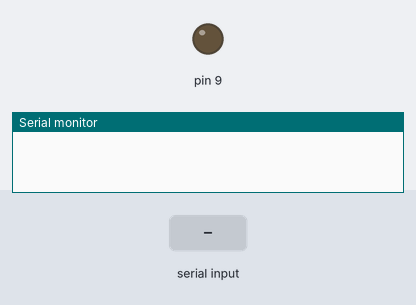
Recording of a sketch running on a simulated Arduino Uno, built with avr-gcc and run on an emulated ATmega328P. Parts: output pins drawn as LEDs (lit = HIGH), the last lines printed to the serial monitor. Inputs (shaded band) come from the test bench.

Above: at 1.2 s.
1.3 s: "1\n" received over Serial
At 2.5 s:
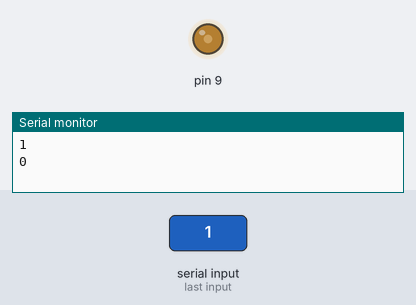
2.8 s: "2\n" received over Serial
At 3.8 s:
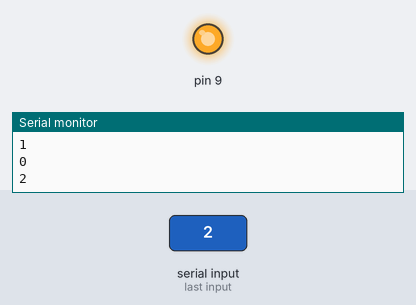
Timing chart, 0 to 5.8 s (numbered marks = the images above; inputs shaded):
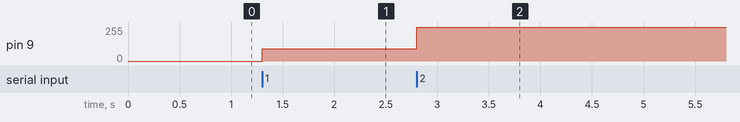

Measured:
- after the input at 1.3 s, pin 9: 0/255 → 91/255 at once
- after the input at 2.8 s, pin 9: 91/255 → 252/255 at once

The sketch:

pwm_MOTOR_LED__with_user_input_control.ino
```cpp
void setup() {
pinMode(9,OUTPUT);
Serial.begin(9650);

}

void loop() {

   if (Serial.available() > 0) {
                int p = Serial.parseInt();


                Serial.println(p,DEC);
  if(p==1)
  {
  p+=90;
analogWrite(9,p);
  }
  else if(p==2)
  {

  p+=250;
analogWrite(9,p);

  }
}

  // put your main code here, to run repeatedly:

}
```
